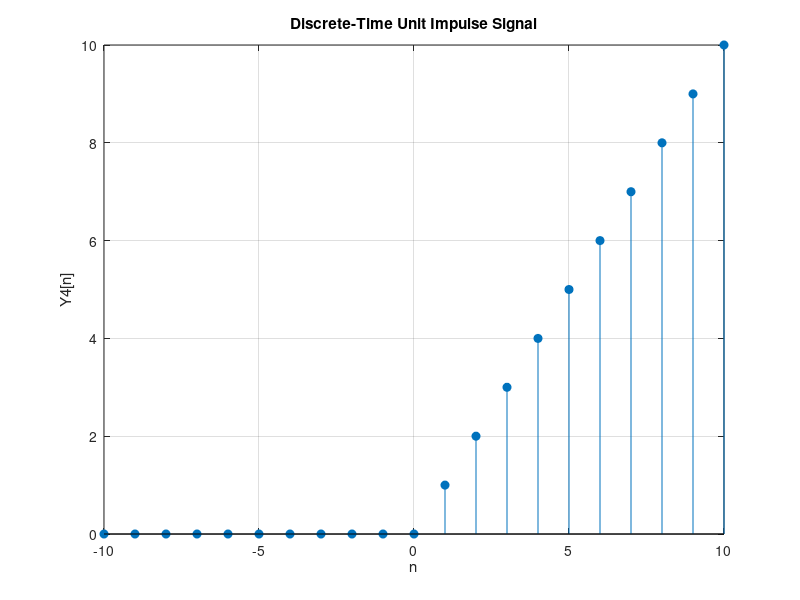

MATLAB code to generate this figure:
clc;
clear;
close all;
n = -10:10;
x = n .*( n >= 0);

stem(n, x, 'filled');
xlabel('n');
ylabel('Y4[n]');
title('Discrete-Time Unit Impulse Signal');
grid on; 
